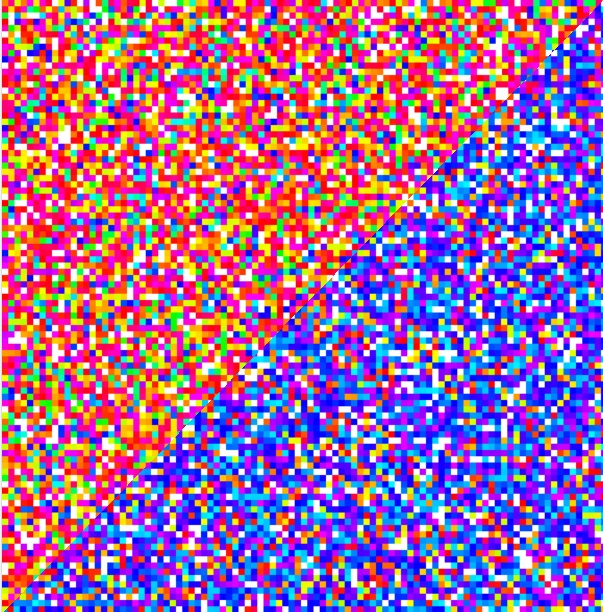
#> input picture DevWeek_2023/colored-paper.jpg, 603 x 612 px
$ python challenge01.py
#> lines starting #> are read from the running program, lines starting #| are printed output that depends on the picture
from PIL import Image


img = Image.open("colored-paper.jpg").convert("RGB")
#> img is the input picture: PIL image 603x612 RGB; mean R, G, B 158.5, 105.3, 159.1

width, height = img.size
#> width = 603; height = 612

pixels = img.load()


def red(r, g, b):
    newr = r
    newg = 0
    newb = 0
    return (newr, newg, newb)


def darkpink(r, g, b):
    newr = g
    newg = b
    newb = r
    return (newr, newg, newb)


def skyblue(r, g, b):
    newr = b
    newg = g
    newb = r
    return (newr, newg, newb)


def lemonyellow(r, g, b):
    newr = g
    newg = r
    newb = b
    return (newr, newg, newb)


def grey(r, g, b):
    newr = (r + g + b) // 3
    newg = (r + g + b) // 3
    newb = (r + g + b) // 3
    return (newr, newg, newb)


def sepia(r, g, b):
    newr = int((r * 0.393) + (g * 0.769) + (b * 0.189))
    newg = int((r * 0.349) + (g * 0.686) + (b * 0.168))
    newb = int((r * 0.272) + (g * 0.534) + (b * 0.131))
    return (newr, newg, newb)


choice = """
enter you choice
1:red
2:darkpink
3:skybule
4:lemonyellow
5:grey
6:sepia
"""
print(choice)
# no = int(input())
no = 3

for py in range(height):
    for px in range(width):
        r, g, b = img.getpixel((px, py))
        if no == 1:
            pixels[px, py] = red(r, g, b)
        elif no == 2:
            pixels[px, py] = darkpink(r, g, b)
        elif no == 3:
            pixels[px, py] = skyblue(r, g, b)
        elif no == 4:
            pixels[px, py] = lemonyellow(r, g, b)
        elif no == 5:
            pixels[px, py] = grey(r, g, b)
        elif no == 6:
            pixels[px, py] = sepia(r, g, b)
        else:
            pixels[px, py] = (r, g, b)


img.show()
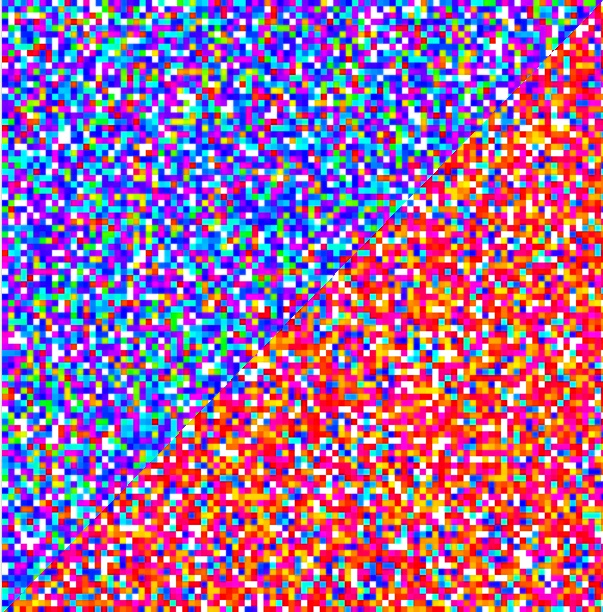
#> shown: PIL image 603x612 RGB; mean R, G, B 159.1, 105.3, 158.5
img.save("newfilterimg.jpg")
